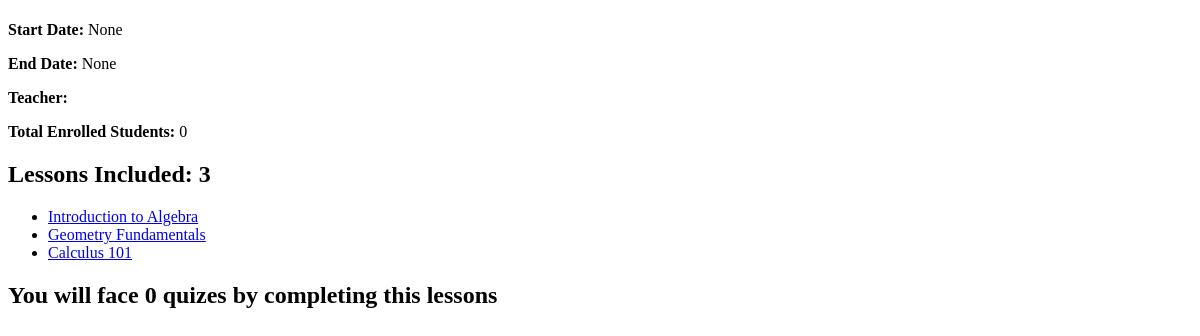
Before: /courses/1/ with the older database file.
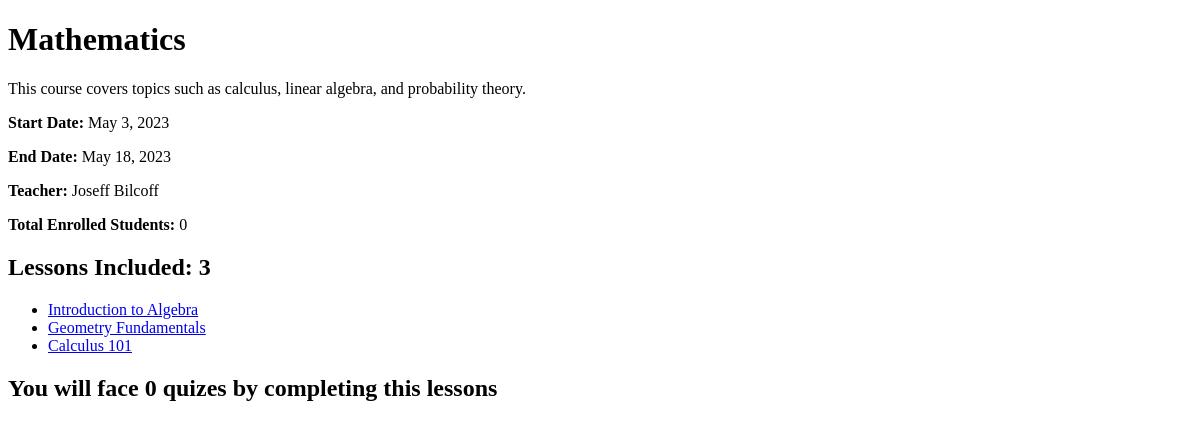
After: the same page with the newer database file.
### courseplatform/models.py (models this page shows, shortened)
class BaseModel(models.Model):
    created_at = models.DateTimeField(auto_now_add=True)
    updated_at = models.DateTimeField(auto_now=True)
    class Meta:
        abstract = True

class Course(BaseModel):
    _name = models.CharField(max_length=200)
    _description = models.TextField()
    _start_date = models.DateField()
    _end_date = models.DateField()
    _teacher = models.ForeignKey(User, on_delete=models.CASCADE, related_name='taught_courses',limit_choices_to={'role': 'teacher'})
    _students = models.ManyToManyField(User, blank=True, related_name='enrolled_courses', limit_choices_to={'role': 'student'})
    @property
    def name(self):
        return self._name
    @property
    def description(self):
        return self._description
    @property
    def start_date(self):
        return self._start_date
    @property
    def end_date(self):
        return self._end_date
    @property
    def teacher(self):
        return self._teacher
    @teacher.setter
    def teacher(self, value):
        self._teacher = value
    @property
    def students(self):
        return self._students

class Lesson(BaseModel):
    title = models.CharField(max_length=255)
    description = models.TextField()
    course = models.ForeignKey(Course, on_delete=models.CASCADE)

class User(AbstractUser):
    ROLES = (
        ('teacher', 'Teacher'),
        ('student', 'Student'),
        ('admin', 'Admin'),
    )
    role = models.CharField(max_length=10, choices=ROLES, default='student')
    bio = models.TextField(blank=True)
    groups = models.ManyToManyField(Group, related_name='course_users', blank=True)
    user_permissions = models.ManyToManyField(Permission, related_name='course_users', blank=True)

### courseplatform/views.py (the view)
# urls.py: path('courses/<int:pk>/',views.CourseDetailView, name='course_detail'),
def CourseDetailView(request,pk):
    course = get_object_or_404(Course, pk=pk)
    total_entrollment = course.students.all().count()
    lessons = Lesson.objects.filter(course = course)
    total_lessons = lessons.count()
    total_quiz = 0
    for i in lessons:
        total_quiz += Quiz.objects.filter(lesson=i).count()
    context = {
        'course' : course,
        'total_entrollment':total_entrollment,
        'lessons':lessons,
        'total_lessons':total_lessons,
        'total_quiz' :total_quiz
    }
    return render(request,'course_detail.html',context)

### courseplatform/templates/course_detail.html (shortened to what this page needs)
<!DOCTYPE html>
<html>
<head>
</head>
<body>
	<h1>{{course.name}}</h1>
	<p>{{course.description}}</p>
	<p><strong>Start Date:</strong> {{course.start_date}}</p>
	<p><strong>End Date:</strong> {{course.end_date}}</p>
	<p><strong>Teacher:</strong> {{course.teacher.first_name}} {{course.teacher.last_name}}</p>
	<p><strong>Total Enrolled Students:</strong> {{total_entrollment}}</p>
    {% if total_lessons > 0 %}
	<h2>Lessons Included: {{total_lessons}}</h2>
	<ul>
		{% for lesson in lessons %}
        <li><a href="{% url 'courseplatform:lesson_preview' lesson.id %}">{{lesson.title}}</a></li>
        {% endfor %}
	</ul>
    {% else %}
    <h2>No Lessons Included</h2>
    {% endif %}
	<h2>You will face {{total_quiz}} quizes by completing this lessons</h2>
</body>
</html>

Changed rows visible on the page:
changed Course: name (not shown) → "Mathematics"; description (not shown) → "This course covers topics such as calculus, linear algebra, and probability theory."; start_date "None" → "May 3, 2023"; end_date "None" → "May 18, 2023"; teacher.first_name (not shown) → "Joseff"; teacher.last_name (not shown) → "Bilcoff"
